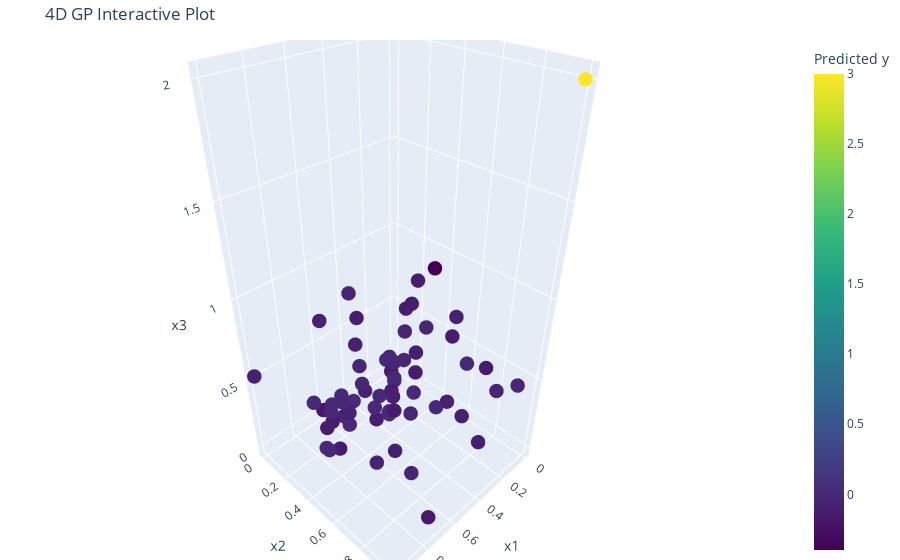

Here is the notebook cell this chart was saved with:
### Code cell
plot_4d_gp_interactive("data/observations_f3.csv")
